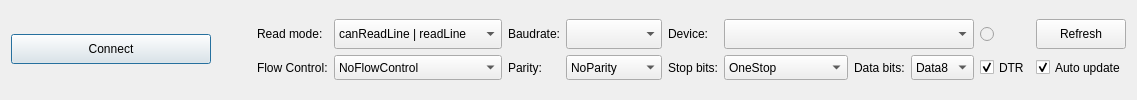
         <widget class="QWidget" name="tabSerial">
          <attribute name="title">
           <string>Serial COM</string>
          </attribute>
          <layout class="QGridLayout" name="gridLayout_5">
           <item row="5" column="4">
            <spacer name="horizontalSpacer_6">
             <property name="orientation">
              <enum>Qt::Horizontal</enum>
             </property>
             <property name="sizeHint" stdset="0">
              <size>
               <width>40</width>
               <height>20</height>
              </size>
             </property>
            </spacer>
           </item>
           <item row="5" column="3">
            <widget class="QPushButton" name="pushButtonSerialConnect">
             <property name="sizePolicy">
              <sizepolicy hsizetype="Minimum" vsizetype="Fixed">
               <horstretch>0</horstretch>
               <verstretch>0</verstretch>
              </sizepolicy>
             </property>
             <property name="minimumSize">
              <size>
               <width>200</width>
               <height>30</height>
              </size>
             </property>
             <property name="font">
              <font>
               <underline>false</underline>
              </font>
             </property>
             <property name="whatsThis">
              <string>&lt;html&gt;&lt;head/&gt;&lt;body&gt;&lt;p&gt;Enable/disable serial communication&lt;/p&gt;&lt;/body&gt;&lt;/html&gt;</string>
             </property>
             <property name="text">
              <string>Connect</string>
             </property>
             <property name="shortcut">
              <string>Alt+N</string>
             </property>
             <property name="checkable">
              <bool>true</bool>
             </property>
             <property name="checked">
              <bool>false</bool>
             </property>
             <property name="autoDefault">
              <bool>false</bool>
             </property>
             <property name="default">
              <bool>true</bool>
             </property>
             <property name="flat">
              <bool>false</bool>
             </property>
            </widget>
           </item>
           <item row="5" column="6">
            <layout class="QGridLayout" name="gridLayout_2">
             <item row="1" column="8" colspan="2">
              <widget class="QComboBox" name="comboBoxStopBits">
               <property name="sizePolicy">
                <sizepolicy hsizetype="Preferred" vsizetype="Preferred">
                 <horstretch>0</horstretch>
                 <verstretch>0</verstretch>
                </sizepolicy>
               </property>
               <property name="minimumSize">
                <size>
                 <width>0</width>
                 <height>25</height>
                </size>
               </property>
               <item>
                <property name="text">
                 <string>OneStop</string>
                </property>
               </item>
               <item>
                <property name="text">
                 <string>OneAndHalfStop</string>
                </property>
               </item>
               <item>
                <property name="text">
                 <string>TwoStop</string>
                </property>
               </item>
              </widget>
             </item>
             <item row="1" column="12">
              <widget class="QCheckBox" name="checkBoxDTR">
               <property name="sizePolicy">
                <sizepolicy hsizetype="Maximum" vsizetype="Preferred">
                 <horstretch>0</horstretch>
                 <verstretch>0</verstretch>
                </sizepolicy>
               </property>
               <property name="whatsThis">
                <string>&lt;html&gt;&lt;head/&gt;&lt;body&gt;&lt;p&gt;&amp;quot;Data Terminal Ready&amp;quot; - required by some devices such as Arduino Due for proper UART initialisation.&lt;/p&gt;&lt;/body&gt;&lt;/html&gt;</string>
               </property>
               <property name="text">
                <string>DTR</string>
               </property>
               <property name="checked">
                <bool>true</bool>
               </property>
              </widget>
             </item>
             <item row="0" column="2" colspan="3">
              <widget class="QComboBox" name="comboBoxSerialReadMode">
               <property name="sizePolicy">
                <sizepolicy hsizetype="MinimumExpanding" vsizetype="Preferred">
                 <horstretch>0</horstretch>
                 <verstretch>0</verstretch>
                </sizepolicy>
               </property>
               <property name="minimumSize">
                <size>
                 <width>0</width>
                 <height>25</height>
                </size>
               </property>
               <property name="sizeAdjustPolicy">
                <enum>QComboBox::AdjustToContents</enum>
               </property>
               <item>
                <property name="text">
                 <string>canReadLine | readLine</string>
                </property>
               </item>
               <item>
                <property name="text">
                 <string>canReadLine | readAll</string>
                </property>
               </item>
               <item>
                <property name="text">
                 <string>bytesAvailable | readLine</string>
                </property>
               </item>
               <item>
                <property name="text">
                 <string>bytesAvailable | readAll</string>
                </property>
               </item>
              </widget>
             </item>
             <item row="1" column="2" colspan="3">
              <widget class="QComboBox" name="comboBoxFlowControl">
               <property name="sizePolicy">
                <sizepolicy hsizetype="Preferred" vsizetype="Preferred">
                 <horstretch>0</horstretch>
                 <verstretch>0</verstretch>
                </sizepolicy>
               </property>
               <item>
                <property name="text">
                 <string>NoFlowControl</string>
                </property>
               </item>
               <item>
                <property name="text">
                 <string>HardwareControl</string>
                </property>
               </item>
               <item>
                <property name="text">
                 <string> SoftwareControl</string>
                </property>
               </item>
              </widget>
             </item>
             <item row="1" column="1">
              <widget class="QLabel" name="labelFlowControl">
               <property name="sizePolicy">
                <sizepolicy hsizetype="Maximum" vsizetype="Preferred">
                 <horstretch>0</horstretch>
                 <verstretch>0</verstretch>
                </sizepolicy>
               </property>
               <property name="text">
                <string>Flow Control:</string>
               </property>
              </widget>
             </item>
             <item row="0" column="5">
              <widget class="QLabel" name="label_2">
               <property name="sizePolicy">
                <sizepolicy hsizetype="Maximum" vsizetype="Preferred">
                 <horstretch>0</horstretch>
                 <verstretch>0</verstretch>
                </sizepolicy>
               </property>
               <property name="minimumSize">
                <size>
                 <width>0</width>
                 <height>0</height>
                </size>
               </property>
               <property name="maximumSize">
                <size>
                 <width>16777215</width>
                 <height>16777215</height>
                </size>
               </property>
               <property name="text">
                <string>Baudrate:</string>
               </property>
               <property name="alignment">
                <set>Qt::AlignRight|Qt::AlignTrailing|Qt::AlignVCenter</set>
               </property>
              </widget>
             </item>
             <item row="1" column="5">
              <widget class="QLabel" name="labelParity">
               <property name="sizePolicy">
                <sizepolicy hsizetype="Maximum" vsizetype="Preferred">
                 <horstretch>0</horstretch>
                 <verstretch>0</verstretch>
                </sizepolicy>
               </property>
               <property name="text">
                <string>Parity:</string>
               </property>
              </widget>
             </item>
             <item row="0" column="7">
              <widget class="QLabel" name="label">
               <property name="sizePolicy">
                <sizepolicy hsizetype="Maximum" vsizetype="Preferred">
                 <horstretch>0</horstretch>
                 <verstretch>0</verstretch>
                </sizepolicy>
               </property>
               <property name="minimumSize">
                <size>
                 <width>0</width>
                 <height>0</height>
                </size>
               </property>
               <property name="maximumSize">
                <size>
                 <width>16777215</width>
                 <height>16777215</height>
                </size>
               </property>
               <property name="text">
                <string>Device:</string>
               </property>
               <property name="alignment">
                <set>Qt::AlignRight|Qt::AlignTrailing|Qt::AlignVCenter</set>
               </property>
              </widget>
             </item>
             <item row="1" column="7">
              <widget class="QLabel" name="labelStopBits">
               <property name="sizePolicy">
                <sizepolicy hsizetype="Maximum" vsizetype="Preferred">
                 <horstretch>0</horstretch>
                 <verstretch>0</verstretch>
                </sizepolicy>
               </property>
               <property name="text">
                <string>Stop bits:</string>
               </property>
              </widget>
             </item>
             <item row="0" column="1">
              <widget class="QLabel" name="label_3">
               <property name="sizePolicy">
                <sizepolicy hsizetype="Maximum" vsizetype="Preferred">
                 <horstretch>0</horstretch>
                 <verstretch>0</verstretch>
                </sizepolicy>
               </property>
               <property name="text">
                <string>Read mode:</string>
               </property>
              </widget>
             </item>
             <item row="0" column="6">
              <widget class="QComboBox" name="comboBoxBaudRates">
               <property name="enabled">
                <bool>true</bool>
               </property>
               <property name="sizePolicy">
                <sizepolicy hsizetype="Preferred" vsizetype="Preferred">
                 <horstretch>0</horstretch>
                 <verstretch>0</verstretch>
                </sizepolicy>
               </property>
               <property name="minimumSize">
                <size>
                 <width>0</width>
                 <height>25</height>
                </size>
               </property>
               <property name="toolTip">
                <string>&lt;html&gt;&lt;head/&gt;&lt;body&gt;&lt;p&gt;This list contains baud rates supported by current hardware.&lt;/p&gt;&lt;/body&gt;&lt;/html&gt;</string>
               </property>
              </widget>
             </item>
             <item row="1" column="6">
              <widget class="QComboBox" name="comboBoxParity">
               <property name="sizePolicy">
                <sizepolicy hsizetype="Preferred" vsizetype="Preferred">
                 <horstretch>0</horstretch>
                 <verstretch>0</verstretch>
                </sizepolicy>
               </property>
               <item>
                <property name="text">
                 <string>NoParity</string>
                </property>
               </item>
               <item>
                <property name="text">
                 <string>EvenParity</string>
                </property>
               </item>
               <item>
                <property name="text">
                 <string>OddParity</string>
                </property>
               </item>
               <item>
                <property name="text">
                 <string>SpaceParity</string>
                </property>
               </item>
               <item>
                <property name="text">
                 <string>MarkParity</string>
                </property>
               </item>
              </widget>
             </item>
             <item row="0" column="8" colspan="4">
              <widget class="QComboBox" name="comboBoxDevices">
               <property name="enabled">
                <bool>true</bool>
               </property>
               <property name="sizePolicy">
                <sizepolicy hsizetype="Preferred" vsizetype="Preferred">
                 <horstretch>0</horstretch>
                 <verstretch>0</verstretch>
                </sizepolicy>
               </property>
               <property name="minimumSize">
                <size>
                 <width>250</width>
                 <height>25</height>
                </size>
               </property>
               <property name="maximumSize">
                <size>
                 <width>16777215</width>
                 <height>16777215</height>
                </size>
               </property>
               <property name="sizeIncrement">
                <size>
                 <width>0</width>
                 <height>0</height>
                </size>
               </property>
               <property name="sizeAdjustPolicy">
                <enum>QComboBox::AdjustToContents</enum>
               </property>
              </widget>
             </item>
             <item row="1" column="11">
              <widget class="QComboBox" name="comboBoxDataBits">
               <property name="sizePolicy">
                <sizepolicy hsizetype="Preferred" vsizetype="Preferred">
                 <horstretch>0</horstretch>
                 <verstretch>0</verstretch>
                </sizepolicy>
               </property>
               <property name="currentIndex">
                <number>3</number>
               </property>
               <item>
                <property name="text">
                 <string>Data5</string>
                </property>
               </item>
               <item>
                <property name="text">
                 <string>Data6</string>
                </property>
               </item>
               <item>
                <property name="text">
                 <string>Data7</string>
                </property>
               </item>
               <item>
                <property name="text">
                 <string>Data8</string>
                </property>
               </item>
              </widget>
             </item>
             <item row="1" column="10">
              <widget class="QLabel" name="labelDataBits">
               <property name="sizePolicy">
                <sizepolicy hsizetype="Maximum" vsizetype="Preferred">
                 <horstretch>0</horstretch>
                 <verstretch>0</verstretch>
                </sizepolicy>
               </property>
               <property name="text">
                <string>Data bits:</string>
               </property>
              </widget>
             </item>
             <item row="0" column="13">
              <widget class="QPushButton" name="pushButtonRefresh">
               <property name="enabled">
                <bool>true</bool>
               </property>
               <property name="minimumSize">
                <size>
                 <width>0</width>
                 <height>30</height>
                </size>
               </property>
               <property name="whatsThis">
                <string>&lt;html&gt;&lt;head/&gt;&lt;body&gt;&lt;p&gt;Refresh availible COM ports list&lt;/p&gt;&lt;/body&gt;&lt;/html&gt;</string>
               </property>
               <property name="text">
                <string>Refresh</string>
               </property>
              </widget>
             </item>
             <item row="1" column="13">
              <widget class="QCheckBox" name="checkBoxAutoRefresh">
               <property name="sizePolicy">
                <sizepolicy hsizetype="Preferred" vsizetype="Preferred">
                 <horstretch>0</horstretch>
                 <verstretch>0</verstretch>
                </sizepolicy>
               </property>
               <property name="minimumSize">
                <size>
                 <width>0</width>
                 <height>0</height>
                </size>
               </property>
               <property name="maximumSize">
                <size>
                 <width>16777215</width>
                 <height>16777215</height>
                </size>
               </property>
               <property name="whatsThis">
                <string>&lt;html&gt;&lt;head/&gt;&lt;body&gt;&lt;p&gt;Automatically refresh the availible COM ports list every 500 ms.&lt;/p&gt;&lt;/body&gt;&lt;/html&gt;</string>
               </property>
               <property name="text">
                <string>Auto update</string>
               </property>
               <property name="checked">
                <bool>true</bool>
               </property>
              </widget>
             </item>
             <item row="0" column="12">
              <widget class="QRadioButton" name="radioButtonDeviceUpdate">
               <property name="enabled">
                <bool>false</bool>
               </property>
               <property name="sizePolicy">
                <sizepolicy hsizetype="Preferred" vsizetype="Minimum">
                 <horstretch>0</horstretch>
                 <verstretch>0</verstretch>
                </sizepolicy>
               </property>
               <property name="maximumSize">
                <size>
                 <width>16777215</width>
                 <height>16777215</height>
                </size>
               </property>
               <property name="autoFillBackground">
                <bool>false</bool>
               </property>
               <property name="text">
                <string/>
               </property>
               <property name="autoExclusive">
                <bool>true</bool>
               </property>
              </widget>
             </item>
            </layout>
           </item>
          </layout>
         </widget>
